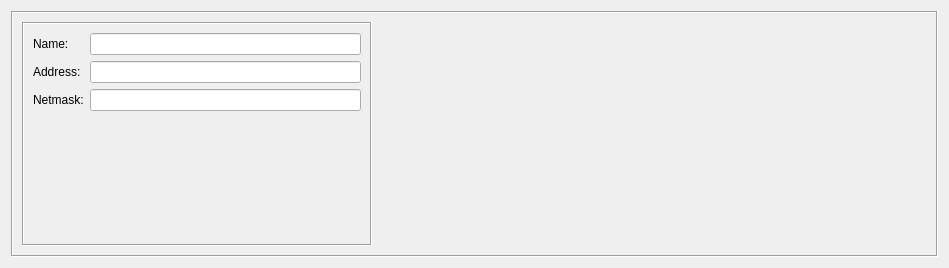
<?xml version="1.0" encoding="UTF-8"?>
<ui version="4.0">
 <class>NetworkDialog_q</class>
 <widget class="QWidget" name="NetworkDialog_q">
  <property name="enabled">
   <bool>true</bool>
  </property>
  <property name="geometry">
   <rect>
    <x>0</x>
    <y>0</y>
    <width>949</width>
    <height>268</height>
   </rect>
  </property>
  <property name="sizePolicy">
   <sizepolicy hsizetype="Minimum" vsizetype="Minimum">
    <horstretch>0</horstretch>
    <verstretch>0</verstretch>
   </sizepolicy>
  </property>
  <property name="windowTitle">
   <string>Network</string>
  </property>
  <layout class="QGridLayout" name="gridLayout">
   <item row="0" column="0">
    <widget class="QFrame" name="frame7">
     <property name="sizePolicy">
      <sizepolicy hsizetype="Expanding" vsizetype="Expanding">
       <horstretch>0</horstretch>
       <verstretch>0</verstretch>
      </sizepolicy>
     </property>
     <property name="frameShape">
      <enum>QFrame::Shape::Box</enum>
     </property>
     <property name="frameShadow">
      <enum>QFrame::Shadow::Sunken</enum>
     </property>
     <layout class="QHBoxLayout" name="horizontalLayout">
      <item>
       <widget class="QFrame" name="object_attributes">
        <property name="sizePolicy">
         <sizepolicy hsizetype="Fixed" vsizetype="Expanding">
          <horstretch>0</horstretch>
          <verstretch>0</verstretch>
         </sizepolicy>
        </property>
        <property name="minimumSize">
         <size>
          <width>350</width>
          <height>0</height>
         </size>
        </property>
        <property name="maximumSize">
         <size>
          <width>350</width>
          <height>16777215</height>
         </size>
        </property>
        <property name="frameShape">
         <enum>QFrame::Shape::Box</enum>
        </property>
        <property name="frameShadow">
         <enum>QFrame::Shadow::Sunken</enum>
        </property>
        <layout class="QGridLayout" name="gridLayout_2">
         <item row="0" column="0">
          <widget class="QLabel" name="textLabel1">
           <property name="text">
            <string>Name:</string>
           </property>
           <property name="wordWrap">
            <bool>false</bool>
           </property>
          </widget>
         </item>
         <item row="0" column="1">
          <widget class="QLineEdit" name="obj_name">
           <property name="sizePolicy">
            <sizepolicy hsizetype="Preferred" vsizetype="Fixed">
             <horstretch>200</horstretch>
             <verstretch>0</verstretch>
            </sizepolicy>
           </property>
           <property name="minimumSize">
            <size>
             <width>0</width>
             <height>0</height>
            </size>
           </property>
          </widget>
         </item>
         <item row="1" column="0">
          <widget class="QLabel" name="textLabel2_2">
           <property name="text">
            <string>Address:</string>
           </property>
           <property name="wordWrap">
            <bool>false</bool>
           </property>
          </widget>
         </item>
         <item row="1" column="1">
          <widget class="QLineEdit" name="address">
           <property name="sizePolicy">
            <sizepolicy hsizetype="Preferred" vsizetype="Fixed">
             <horstretch>0</horstretch>
             <verstretch>0</verstretch>
            </sizepolicy>
           </property>
          </widget>
         </item>
         <item row="2" column="0">
          <widget class="QLabel" name="textLabel2_2_2">
           <property name="text">
            <string>Netmask:</string>
           </property>
           <property name="wordWrap">
            <bool>false</bool>
           </property>
          </widget>
         </item>
         <item row="2" column="1">
          <widget class="QLineEdit" name="netmask">
           <property name="sizePolicy">
            <sizepolicy hsizetype="Preferred" vsizetype="Fixed">
             <horstretch>0</horstretch>
             <verstretch>0</verstretch>
            </sizepolicy>
           </property>
          </widget>
         </item>
         <item row="3" column="1">
          <spacer name="verticalSpacer">
           <property name="orientation">
            <enum>Qt::Orientation::Vertical</enum>
           </property>
           <property name="sizeHint" stdset="0">
            <size>
             <width>20</width>
             <height>113</height>
            </size>
           </property>
          </spacer>
         </item>
        </layout>
       </widget>
      </item>
      <item>
       <widget class="CommentKeywords" name="commentKeywords" native="true">
        <property name="sizePolicy">
         <sizepolicy hsizetype="Expanding" vsizetype="Expanding">
          <horstretch>0</horstretch>
          <verstretch>0</verstretch>
         </sizepolicy>
        </property>
       </widget>
      </item>
     </layout>
    </widget>
   </item>
  </layout>
 </widget>
 <customwidgets>
  <customwidget>
   <class>CommentKeywords</class>
   <extends>QWidget</extends>
   <header>CommentKeywords.h</header>
   <container>1</container>
  </customwidget>
 </customwidgets>
 <tabstops>
  <tabstop>obj_name</tabstop>
  <tabstop>address</tabstop>
  <tabstop>netmask</tabstop>
 </tabstops>
 <resources>
  <include location="MainRes.qrc"/>
 </resources>
 <connections>
  <connection>
   <sender>address</sender>
   <signal>editingFinished()</signal>
   <receiver>NetworkDialog_q</receiver>
   <slot>addressEntered()</slot>
   <hints>
    <hint type="sourcelabel">
     <x>218</x>
     <y>106</y>
    </hint>
    <hint type="destinationlabel">
     <x>355</x>
     <y>143</y>
    </hint>
   </hints>
  </connection>
  <connection>
   <sender>address</sender>
   <signal>returnPressed()</signal>
   <receiver>NetworkDialog_q</receiver>
   <slot>addressEntered()</slot>
   <hints>
    <hint type="sourcelabel">
     <x>218</x>
     <y>106</y>
    </hint>
    <hint type="destinationlabel">
     <x>355</x>
     <y>143</y>
    </hint>
   </hints>
  </connection>
 </connections>
 <slots>
  <slot>addressEntered()</slot>
 </slots>
</ui>
